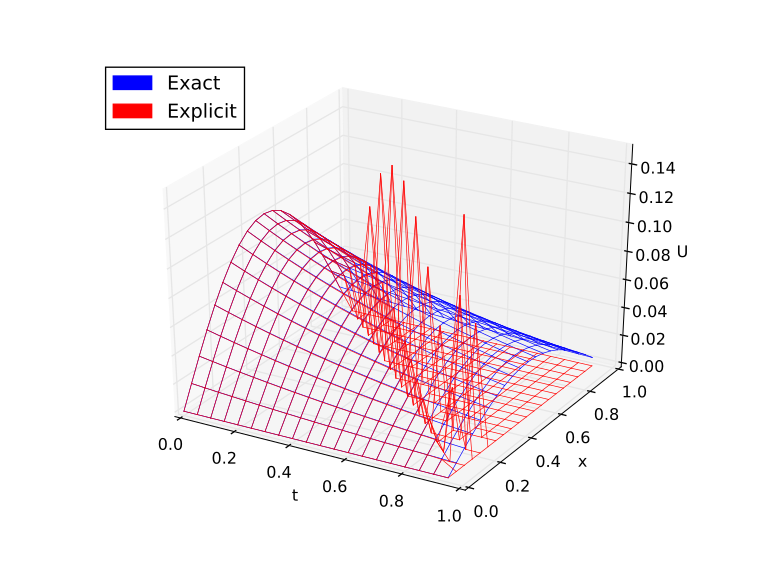

The Python source for this figure:
# A 3D Euler method based simulation of the Chua Attractor.
from mpl_toolkits.mplot3d import axes3d
import matplotlib.pyplot as pl
import numpy as np
import matplotlib.patches as mpatches

t0 = 0.0
t_final = 1.0
n_grid = 20
dt = t_final / n_grid
dx = 1.0 / n_grid
T = np.arange(t0, t_final, dt)
X = np.arange(0, 1, dx)
ax = pl.figure().add_subplot(111, projection='3d')
ax.set_xlabel('t')
ax.set_ylabel('x')
ax.set_zlabel('U')
ax.set_xlim([t0,t_final])
ax.set_ylim([0, 1])
Umax= .15
ax.set_zlim([0, Umax])

# Exact solution
def exact(t, x):
    return np.exp(-t)*np.sin(np.pi*x)/(np.pi*np.pi)
    
for t in T:
    for x in X:
        if t>t0:
            ax.plot([t-dt, t],[x, x],[exact(t-dt, x), exact(t, x)], 'b-', linewidth=0.5)
        if x>0.0:
            ax.plot([t, t],[x-dx, x],[exact(t, x-dx), exact(t,x)], 'b-', linewidth=0.5)

# Explicit method
r = dx/(dt*dt)/(np.pi*np.pi)
U = [[0.0 for _ in X] for _ in T]
for i in range(len(T)):
    for j in range(len(X)):
        if i==0:
            U[i][j] = exact(T[i], X[j])
        elif j==0 or j==len(X)-1:
            U[i][j] = 0
        else:
            U[i][j] = (1-2*r)*U[i-1][j] + r*U[i-1][j-1] + r*U[i-1][j+1]
            # bound large errors for better display
            if U[i][j] > Umax or U[i][j] < 0: U[i][j] = 0

for i in range(len(T)):
    for j in range(len(X)):
        if i>0:
            ax.plot([T[i-1], T[i]],[X[j], X[j]],[U[i-1][j], U[i][j]], 'r-', linewidth=0.5)
        if j>0:
            ax.plot([T[i], T[i]],[X[j-1], X[j]],[U[i][j-1], U[i][j]], 'r-', linewidth=0.5)

bluePatch = mpatches.Patch(color='blue', label='Exact')
redPatch = mpatches.Patch(color='red', label='Explicit')
pl.legend(handles = [bluePatch, redPatch], loc=2)

pl.show()
